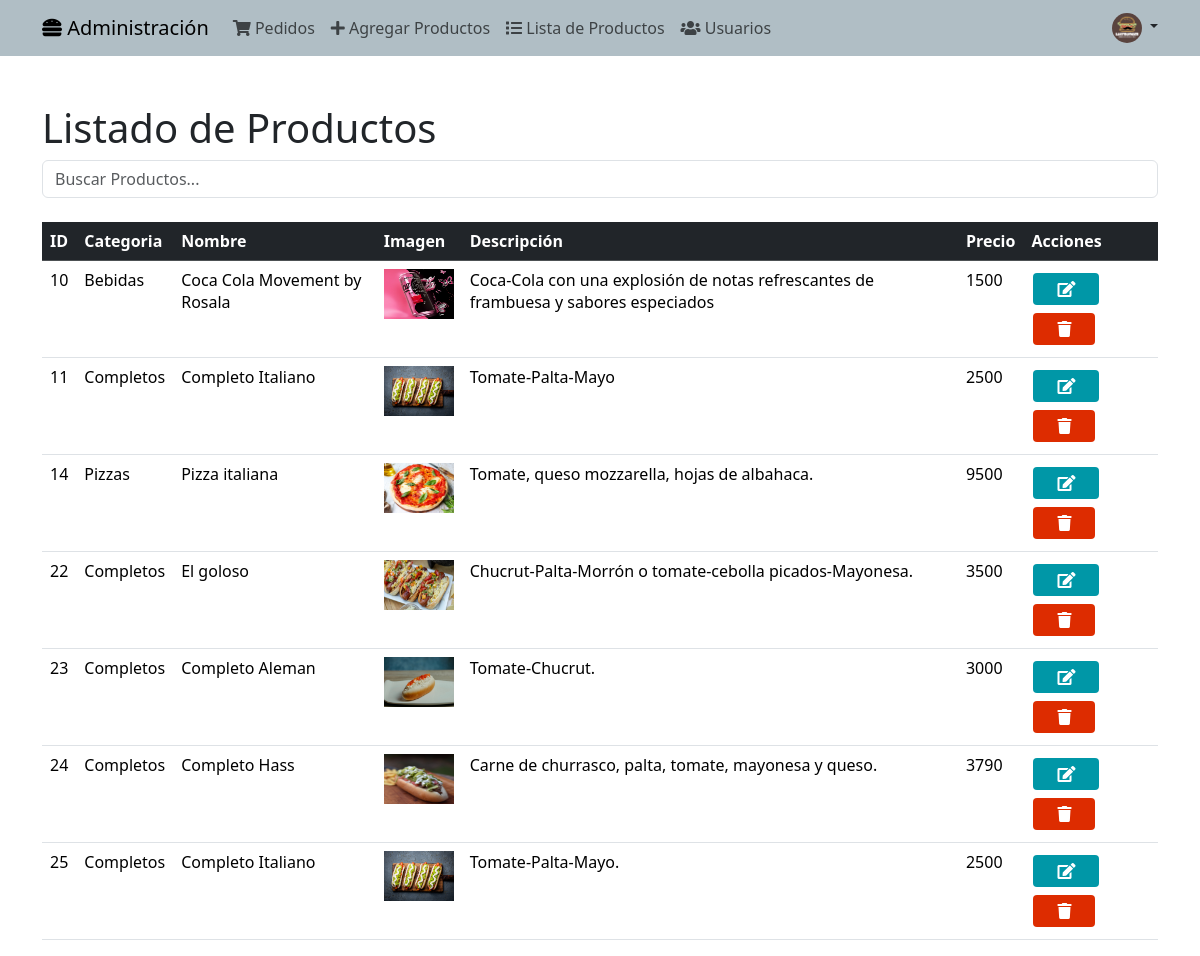
/admlista/, run on an earlier commit of the app's database.
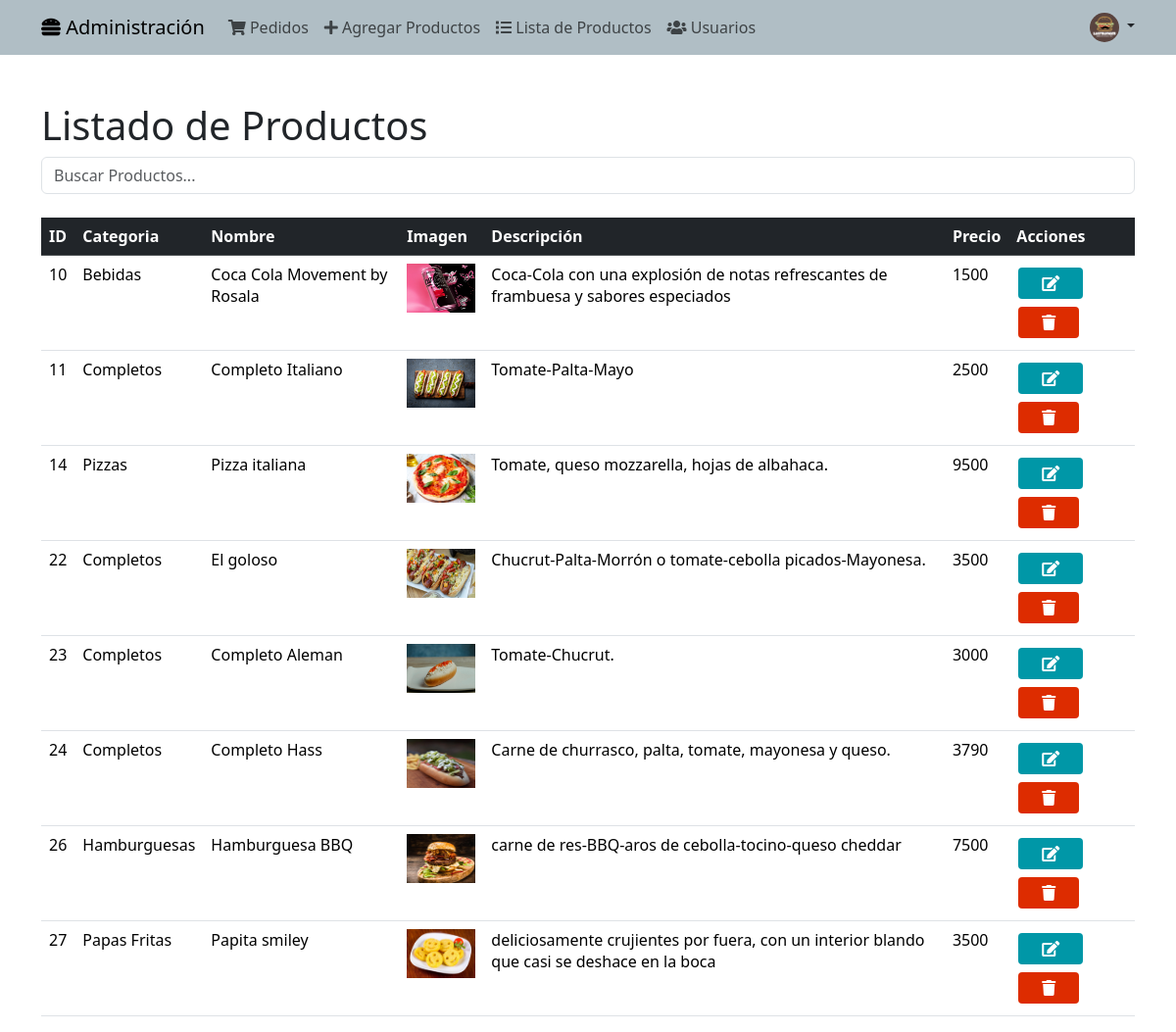
And on a later commit of the database.
### aplicacion/models.py (models this page shows, shortened)
class Producto(models.Model):
    id = models.AutoField(primary_key=True)
    nombre = models.CharField(max_length=40,null=False,
    validators=[RegexValidator(r'^[a-zA-Z ]*$', 'Ingrese solo letras y espacios.')])
    descripcion = models.TextField(max_length=300,null=False)
    precio =  models.IntegerField(validators=[MinValueValidator(0)],null=False)
    categoria = models.CharField(max_length=50, choices=CATEGORIAS, default='Sin Seleccionar',null=False)
    imagen = models.ImageField(upload_to='productos/',null=False)

### aplicacion/views.py (the view)
# urls.py: path('admlista/',admlista, name='admlista'),
def admlista(request):
    admlista=Producto.objects.all()
    datos={
        "admlista":admlista
    }
    return render(request,'aplicacion/admlista.html',datos)

### aplicacion/context_processor.py (called while the page is built)
def total_carrito(request):
    total = 0
    if request.user.is_authenticated:
        if "carrito" in request.session.keys():
            for key, value in request.session["carrito"].items():
                total += int(value["acumulado"])
    return {"total_carrito": total}  # Devolver el total dentro de un diccionario con la clave adecuada

### aplicacion/templates/aplicacion/admlista.html (shortened to what this page needs)
{% extends "aplicacion/baseadmin.html" %}
{% load static %}
{% block contenidoadmin %}
    <link rel="stylesheet" href="{% static 'aplicacion/css/admbtn.css' %}">
    <div id="lista" class="content-section">
        <div class="container mt-5">
            <h1>Listado de Productos</h1>
            <input class="form-control mb-4" id="tableSearch" type="text" placeholder="Buscar Productos...">
            <div class="mt-2 table-responsive">
                <table class="table table-hover">
                    <thead class="table-dark">
                        <tr>
                            <th>ID</th>
                            <th>Categoria</th>
                            <th>Nombre</th>
                            <th>Imagen</th>
                            <th>Descripción</th>
                            <th>Precio</th>
                            <th>Acciones</th>
                        </tr>
                    </thead>
                    <tbody>
                        <tr>
                            {% for p in admlista %}
                            <td>{{p.id}}</td>
                            <td>{{p.categoria}}</td>
                            <td>{{p.nombre}}</td>
                            <td><img src="{{p.imagen.url}}" alt="Foto Producto" height="50" width="70"></td>
                            <td>{{p.descripcion}}</td>
                            <td>{{p.precio}}</td>
                            <td>
                                <a class="btn btn-sm btn-editar" href="{% url 'editarprod' p.id %}" role="button">
                                    <i class="fas fa-edit"></i>
                                </a>
                                <form method="post" action="{% url 'eliminar_producto_2' p.id %}" class="d-inline">
                                    <button type="submit" class="btn btn-sm btn-borrar btn-confirmar">
                                        <i class="fas fa-trash"></i>
                                    </button>
                                </form>
                            </td>
                        </tr>
                        {% endfor %}
                    </tbody>
                </table>
            </div>
        </div>
    </div>
{% endblock contenidoadmin %}

### aplicacion/templates/aplicacion/baseadmin.html (shortened to what this page needs)
{% load static %}
<html lang="es">
<head>
    <link href="{% static 'aplicacion/css/bootstrap.css' %}" rel="stylesheet">
    <link rel="stylesheet" href="https://cdnjs.cloudflare.com/ajax/libs/font-awesome/5.15.1/css/all.min.css">
    <link rel="stylesheet" href="{% static 'aplicacion/css/admin.css' %}">
    <link rel="stylesheet" href="{% static 'aplicacion/css/indicadores.css' %}">
</head>
<body>
    <nav class="navbar navbar-expand-lg navbar-light">
        <div class="container">
            <a class="navbar-brand" href="{% url 'admburger' %}">
                <i class="fas fa-hamburger"></i> Administración
            </a>
            <div class="collapse navbar-collapse" id="navbarNav">
                <ul class="navbar-nav">
                    <li class="nav-item">
                        <a class="nav-link" href="{% url 'admpedidos' %}">
                            <i class="fas fa-shopping-cart"></i> Pedidos
                        </a>
                    </li>
                    <a class="nav-link" href="{% url 'admpagregar' %}">
                        <i class="fas fa-plus"></i> Agregar Productos
                    </a>
                    <li class="nav-item">
                        <a class="nav-link" href="{% url 'admlista' %}">
                            <i class="fas fa-list"></i> Lista de Productos
                        </a>
                    </li>
                    <li class="nav-item">
                        <a class="nav-link" href="{% url 'admusuarios' %}">
                            <i class="fas fa-users"></i> Usuarios
                        </a>
                    </li>
                </ul>
            </div>
            <div class="nav-item dropdown">
                <a class="nav-link dropdown-toggle" href="#" id="navbarDropdownMenuLink" role="button"
                    data-bs-toggle="dropdown" aria-expanded="false">
                    <img src="{% static 'aplicacion/img/Logo.png' %}"alt="Imagen de perfil" class="rounded-circle" width="30" height="30">
                </a>
            </div>
        </div>
    </nav>
    {% block contenidoadmin %}
    {% endblock contenidoadmin %}
</body>
</html>

### aplicacion/static/aplicacion/css/admin.css (style rules this page uses)
.navbar { background-color: #B0BEC5; }

### aplicacion/static/aplicacion/css/indicadores.css (style rules this page uses)
.btn { background-color: #0097A7; border: none; color: white; padding: 8px 24px; text-align: center; font-size: 16px; margin: 4px 2px; opacity: 1; transition: 0.3s; }

### aplicacion/static/aplicacion/css/admbtn.css (style rules this page uses)
.btn-editar { background-color: #0097A7; color: #fff; border: none; }
.btn-borrar { background-color: #DD2C00; color: #fff; border: none; }

What changed in the data, as far as the page shows it:
removed Producto: id "25", categoria "Completos", nombre "Completo Italiano", imagen (picture), descripcion "Tomate-Palta-Mayo.", precio "2500"
added Producto: id "26", categoria "Hamburguesas", nombre "Hamburguesa BBQ", imagen (picture), descripcion "carne de res-BBQ-aros de cebolla-tocino-queso cheddar", precio "7500"
added Producto: id "27", categoria "Papas Fritas", nombre "Papita smiley", imagen (picture), descripcion "deliciosamente crujientes por fuera, con un interior blando que casi se deshace en la boca", precio "3500"
